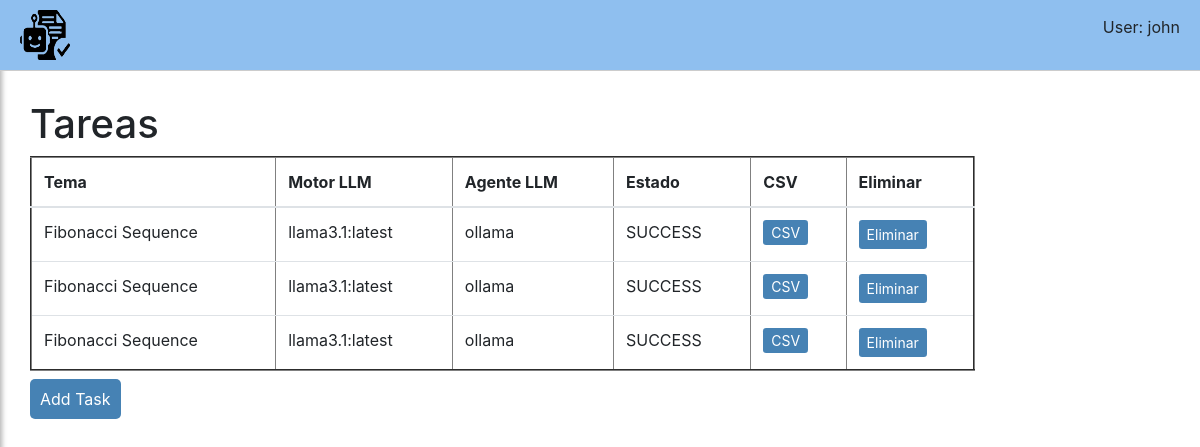
Page /autograder/tasks/ (signed in) on the committed database.
### grader/models.py (models this page shows, shortened)
class Task(models.Model):
    STATUS_CHOICES = [
        ('PENDING',   'En proceso'),
        ('SUCCESS',   'Completado'),
        ('ERROR',     'Error'),
    ]
    user           = models.ForeignKey(User, on_delete=models.CASCADE)
    model          = models.ForeignKey(LLMModel, on_delete=models.SET_NULL, null=True)
    prog_lang      = models.CharField(max_length=25, default='C')
    theme          = models.CharField(max_length=200)
    status         = models.CharField(
                        max_length=10,
                        choices=STATUS_CHOICES,
                        default='PENDING'
                      )
    error_message  = models.TextField(null=True, blank=True)
    rubric_file    = models.FileField(upload_to='rubrics/')
    exercise_file  = models.FileField(upload_to='exercises/')
    created_at     = models.DateTimeField(default=timezone.now)

class LLMModel(models.Model):
    name = models.CharField(
        max_length=200, unique=True, help_text="")
    agent = models.ForeignKey(LLMAgent, default="ollama", on_delete=models.SET_DEFAULT, null=False)
    class Meta:
        ordering = ['agent']
    def __str__(self):
        return self.name

class LLMAgent(models.Model):
    name = models.CharField(
        max_length=200, unique=True, help_text="", default="ollama")
    api_key = models.CharField(max_length=200, unique=False, null=True, blank=True, help_text="")
    class Meta:
        ordering = ['name']
    def __str__(self):
        return self.name

### grader/views.py (the view)
# urls.py: path('tasks/', views.TaskTable.as_view(), name='tasks'),
class TaskTable(LoginRequiredMixin, generic.ListView):
    model = Task
    template_name = 'tasks/task_table.html'
    context_object_name = 'tasks'
    def get_queryset(self):
        return Task.objects.filter(user=self.request.user).order_by('-created_at')

### grader/templates/tasks/task_table.html (shortened to what this page needs)
{% extends "base.html" %}
{% block content %}
<h1>Tareas</h1>
<table class="table" border="2">
    <thead>
      <tr>
        <th scope="col">Tema</th>
        <th scope="col">Motor LLM</th>
        <th scope="col">Agente LLM</th>
        <th scope="col">Estado</th>
        <th scope="col">CSV</th>
        <th scope="col">Eliminar</th>
      </tr>
    </thead>
    <tbody>
    {% for task in tasks %}
        <tr>
            <td scope="row">{{ task.theme }}</td>
            <td>{{ task.model }}</td>
            <td>{{ task.model.agent }}</td>
            <td>{{ task.status }}</td>
            <td>
              {% if task.status == 'SUCCESS' %}
                <a
                  class="GenericButton btn-sm"
                  href="{% url 'download_task_csv' task.id %}">
                  CSV
                </a>
              {% else %}
                —
              {% endif %}
            </td>
            <td>
              <form
                method="post"
                action="{% url 'delete_task' task.id %}"
                style="display:inline;"
                onsubmit="return confirm('¿Eliminar tarea {{ task.id }}?');"
              >
                <button
                  type="submit"
                  class="GenericButton btn-sm">
                  Eliminar
                </button>
              </form>
            </td>
        </tr>
    {% empty %}
        <tr>
          <td colspan="6">No tienes tareas aún.</td>
        </tr>
    {% endfor %}
    </tbody>
</table>
<a class="GenericButton" href="{% url 'task-create' %}">
    Add Task
</a>
{% endblock %}

### grader/templates/base.html (shortened to what this page needs)
<!DOCTYPE html>
<html lang="en">
    <head>
        <link rel="stylesheet" href="https://stackpath.bootstrapcdn.com/bootstrap/4.4.1/css/bootstrap.min.css">
        {% load static %}
        <link rel="stylesheet" href="{% static 'css/styles.css' %}">
        <link rel="stylesheet" href="{% static 'css/frontpage-styles.css' %}">
        <link rel="stylesheet" href="{% static 'css/tasks_style.css' %}">
        <link rel="stylesheet" href="https://cdnjs.cloudflare.com/ajax/libs/font-awesome/6.5.0/css/all.min.css">
        <link rel="stylesheet" href="https://maxcdn.bootstrapcdn.com/bootstrap/4.5.2/css/bootstrap.min.css">
        <link rel="stylesheet" href="https://cdnjs.cloudflare.com/ajax/libs/font-awesome/4.7.0/css/font-awesome.min.css">
    </head>
    <body>
        <div class="topbar">
            <button id="toggle-panel" class="image-button">
                <img src="{% static 'icon.ico' %}" width="50" height="50">
            </button>
            {% if user.is_authenticated %}
                <p>User: {{ user.get_username}}</p>
            {% else %}
                <a class="GenericButton" href="{% url 'account_signup' %}">SignUp</a>
            {% endif %}
        </div>
        <div id="main-content" class="container-fluid">
            <div class="col-sm-10">
                {% block content %}{% endblock %}
            </div>
        </div>
    </body>
</html>

### static/css/styles.css (style rules this page uses)
.topbar { width: 100%; background-color: #8fbfef; padding: 10px 20px; border-bottom: 1px solid #ccc; position: fixed; top: 0; z-index: 1000; display: flex; align-items: center; justify-content: space-between; }
.col-sm-10 { top: 100px; }
.image-button { background: none; border: 10px; border-radius: 5px; padding: 0; cursor: pointer; }
.image-button img { display: block; }
#main-content { transition: margin-left 0.3s ease; margin-left: 0; }

### static/css/frontpage-styles.css (style rules this page uses)
.GenericButton { background-color: steelblue; color: white; padding: 10px; border: 5px black; border-radius: 5px; transition-duration: 0.4s; }

### rows in the picture
Task: theme "Fibonacci Sequence", model "llama3.1:latest", model.agent "ollama", status "SUCCESS", shows "CSV"
Task: theme "Fibonacci Sequence", model "llama3.1:latest", model.agent "ollama", status "SUCCESS", shows "CSV"
Task: theme "Fibonacci Sequence", model "llama3.1:latest", model.agent "ollama", status "SUCCESS", shows "CSV"

### other values in the picture
{{ user.get_username }} "john"
